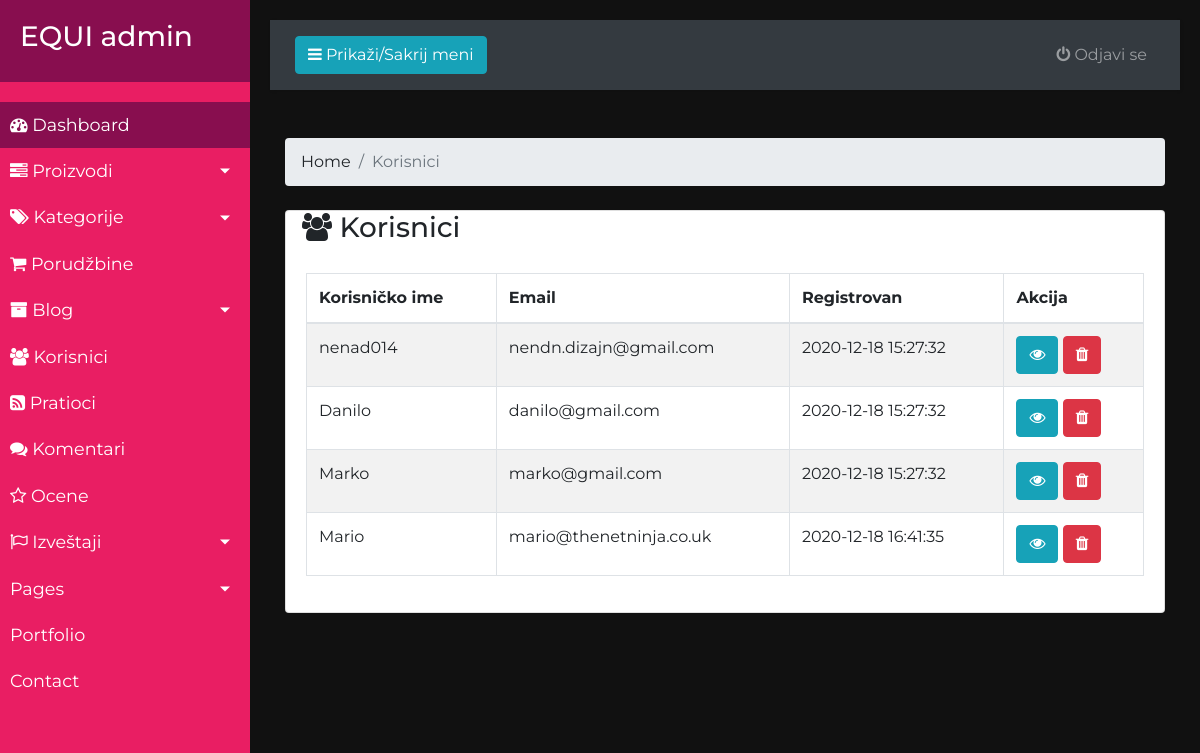
Page /admin/users.php (signed in) on the committed database.
### tables this page shows
CREATE TABLE `user` (
  `user_id` int(10) NOT NULL,
  `name` varchar(50) NOT NULL,
  `email` varchar(50) NOT NULL,
  `password` varchar(256) NOT NULL,
  `fname` varchar(50) DEFAULT NULL,
  `lname` varchar(50) DEFAULT NULL,
  `phone` varchar(50) DEFAULT NULL,
  `address` varchar(50) DEFAULT NULL,
  `delivery_address` varchar(50) DEFAULT NULL,
  `created` datetime NOT NULL DEFAULT current_timestamp()
);

### bootstrap.php (called while the page is built, shortened)
<?php
require_once 'class/User.class.php';
$db = new Connection();
$conn = $db->connection();
$user = new User($conn);

### class/User.class.php (called while the page is built, shortened)
<?php
class User {
    private $conn;
    public function __construct($conn)
    {
        $this->conn = $conn;
    }
    public function read() {
        $sql = "SELECT * FROM user";
        $query = $this->conn->query($sql);
        $results = $query->fetchAll(PDO::FETCH_OBJ);
        return $results;
    }
}

### admin/users.php (the view)
<?php require_once 'inc/top.inc.php'; ?>
<?php
    if(isset($_SESSION['admin'])) {
        $users = $user->read();
    } else {
        header('Location: index.php');
    }
?>
<?php require_once 'inc/sidebar.inc.php'; ?>
<div id="content">
<?php require_once 'inc/navbar.inc.php'; ?>
            <div class="container-fluid">
                    <div class="row">
                        <div class="col-lg-12 col-md-12 py-2">
                            <nav aria-label="breadcrumb">
                                <ol class="breadcrumb">
                                    <li class="breadcrumb-item"><a href="dash.php">Home</a></li>
                                    <li class="breadcrumb-item active" aria-current="page">Korisnici</li>
                                </ol>
                            </nav>
                        </div>
                    </div>
                    <div class="row">
                        <div class="col-lg-12 col-md-12">
                            <div class="card">
                                <div class="card-top px-3">
                                    <h3>
                                        <i class="fa fa-users"></i> Korisnici
                                    </h3>
                                </div>
                                <div class="card-body">
                                    <div class="table-responsive">
                                        <table class="table table-hover table-striped table-bordered">
                                            <thead>
                                                <tr>
                                                    <th>Korisničko ime</th>
                                                    <th>Email</th>
                                                    <th>Registrovan</th>
                                                    <th>Akcija</th>
                                                </tr>
                                            </thead>
                                            <tbody>
                                            <?php foreach($users as $single) : ?>
                                                <tr>
                                                    <td><?php echo $single->name; ?></td>
                                                    <td><?php echo $single->email; ?></td>
                                                    <td><?php echo $single->created; ?></td>
                                                    <td><a href="single-user.php?user_id=<?php echo $single->user_id; ?>" class="btn btn-info"><i class="fa fa-eye"></i></a> <a href="remove.php?user_id=<?php echo $single->user_id; ?>" class="btn btn-danger"><i class="fa fa-trash"></i></a></td>
                                                </tr>
                                            <?php endforeach; ?>
                                            </tbody>
                                        </table>
                                    </div>
                                </div>
                            </div>
                        </div>
                    </div>
                </div>
    </div>
<?php require_once 'inc/bottom.inc.php'; ?>

### admin/assets/style2.css (style rules this page uses)
html, body { margin: 0; padding: 0; list-style: none; text-decoration: none; box-sizing: border-box; font-family: 'Montserrat', sans-serif; height: 100%; background-color: #111111; }
a, a:hover, a:focus { color: inherit; text-decoration: none; transition: all 0.3s; }
#content { width: 100%; padding: 20px; min-height: 100vh; transition: all 0.3s; }

### rows in the picture
user: name "nenad014", email "nendn.dizajn@gmail.com", created "2020-12-18 15:27:32"
user: name "Danilo", email "danilo@gmail.com", created "2020-12-18 15:27:32"
user: name "Marko", email "marko@gmail.com", created "2020-12-18 15:27:32"
user: name "Mario", email "mario@thenetninja.co.uk", created "2020-12-18 16:41:35"
